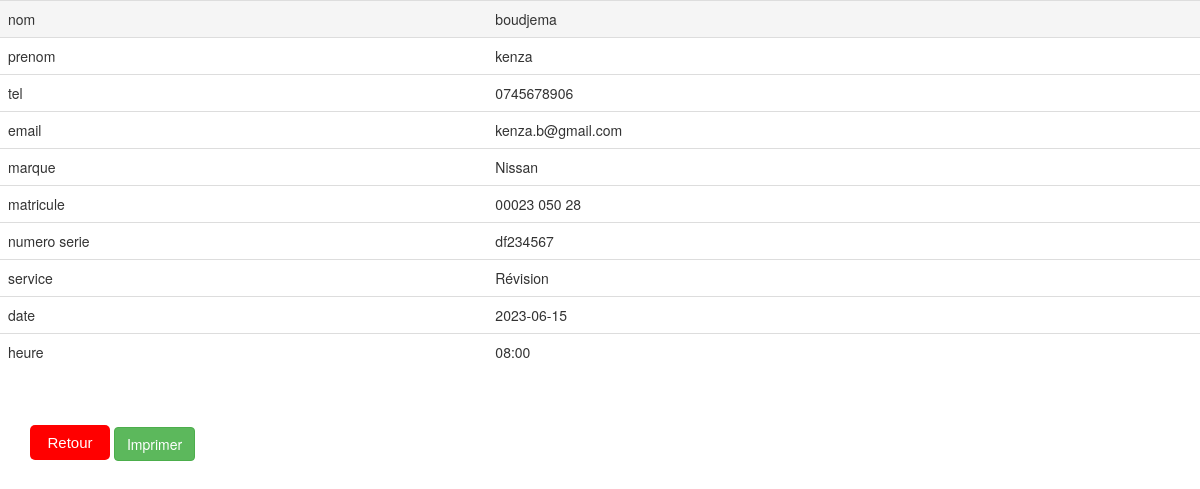
The app's page /Resultat.php?id=3 with its own data.
### tables this page shows
CREATE TABLE `informa` (
  `id` int(255) NOT NULL,
  `Nom` varchar(255) NOT NULL,
  `Prenom` varchar(255) NOT NULL,
  `Tel` varchar(255) NOT NULL,
  `email` varchar(255) NOT NULL,
  `Marque` text NOT NULL,
  `Matricule` varchar(255) NOT NULL,
  `Numeroserie` varchar(255) NOT NULL,
  `service` varchar(255) NOT NULL,
  `date` varchar(255) NOT NULL,
  `heure` varchar(255) NOT NULL
);

### Resultat.php (the view, shortened to what this page needs)
<!DOCTYPE html>
<html>
<head>
	<link rel="stylesheet"href="style.css">
	<link rel="stylesheet" href="css/bootstrap.min.css">
</head>
	<body>
		<?php
$id=(int)$_GET["id"];
$servernam="localhost";
$username="root";
$password="";
$bdd="rdv";
$con=mysqli_connect($servernam,$username,$password,$bdd);
$sql="SELECT Nom,Prenom,Tel,email,Marque,Matricule,Numeroserie,service,date,heure
 FROM informa WHERE id=$id";
$result=mysqli_query($con,$sql);
if(mysqli_num_rows($result)!=0){
	while($row=mysqli_fetch_assoc($result)){
?>
		<table class="table table-hover">
		<tr><td>nom</td><td><?php echo $row["Nom"]; ?></td></tr>
		<tr><td>prenom</td><td><?php echo $row["Prenom"]; ; ?></td></tr>
		<tr><td>tel</td><td><?php echo $row["Tel"] ?></td></tr>
		<tr><td>email</td><td><?php echo $row["email"]; ?></td></tr>
		<tr><td>marque</td><td><?php echo $row["Marque"]; ?></td></tr>
		<tr><td>matricule</td><td><?php echo $row["Matricule"]; ?></td></tr>
		<tr><td>numero serie</td><td><?php echo $row["Numeroserie"]; ?></td></tr>
		<tr><td>service</td><td><?php echo $row["service"]; ?></td></tr>
		<tr><td>date</td><td><?php echo $row["date"]; ?></td></tr>
		<tr><td>heure</td><td><?php echo $row["heure"]; ?></td></tr>
		<?php
	}
}
else{
	echo "aucun rendez vous reservez";
}
?>
	</table>
	<button class="retour"><a class="annul" href="index.php?id=<?php echo $id; ?>">Retour</a></button>
	<input type="button" class="btn btn-success hidden-print" onclick="print()" value="Imprimer" />
	</body>
</html>

### style.css (style rules this page uses)
* { margin: 0; }
body { background-color:rgb(255, 255, 255) ; background-repeat: no-repeat; background-size: cover; font-size: 20px; }
input { margin-bottom: 10px; border-radius: 10px; padding: 10px; font-family: arial; font-size: 18px; border: 1px solid rgba(0, 0, 0, 0.5); outline: none; }
.retour { margin-top: 35px; background-color: red; color: white; border-radius: 5px; border: none; font-size: 15px; font-family: arial; padding:0px 0px; margin-left: 30px; width: 80px; height: 35px; }
.annul { color: white; text-decoration: white; }

### records on screen
informa: Nom "boudjema", Prenom "kenza", Tel "0745678906", email "kenza.b@gmail.com", Marque "Nissan", Matricule "00023 050 28", Numeroserie "df234567", service "Révision", date "2023-06-15", heure "08:00"
